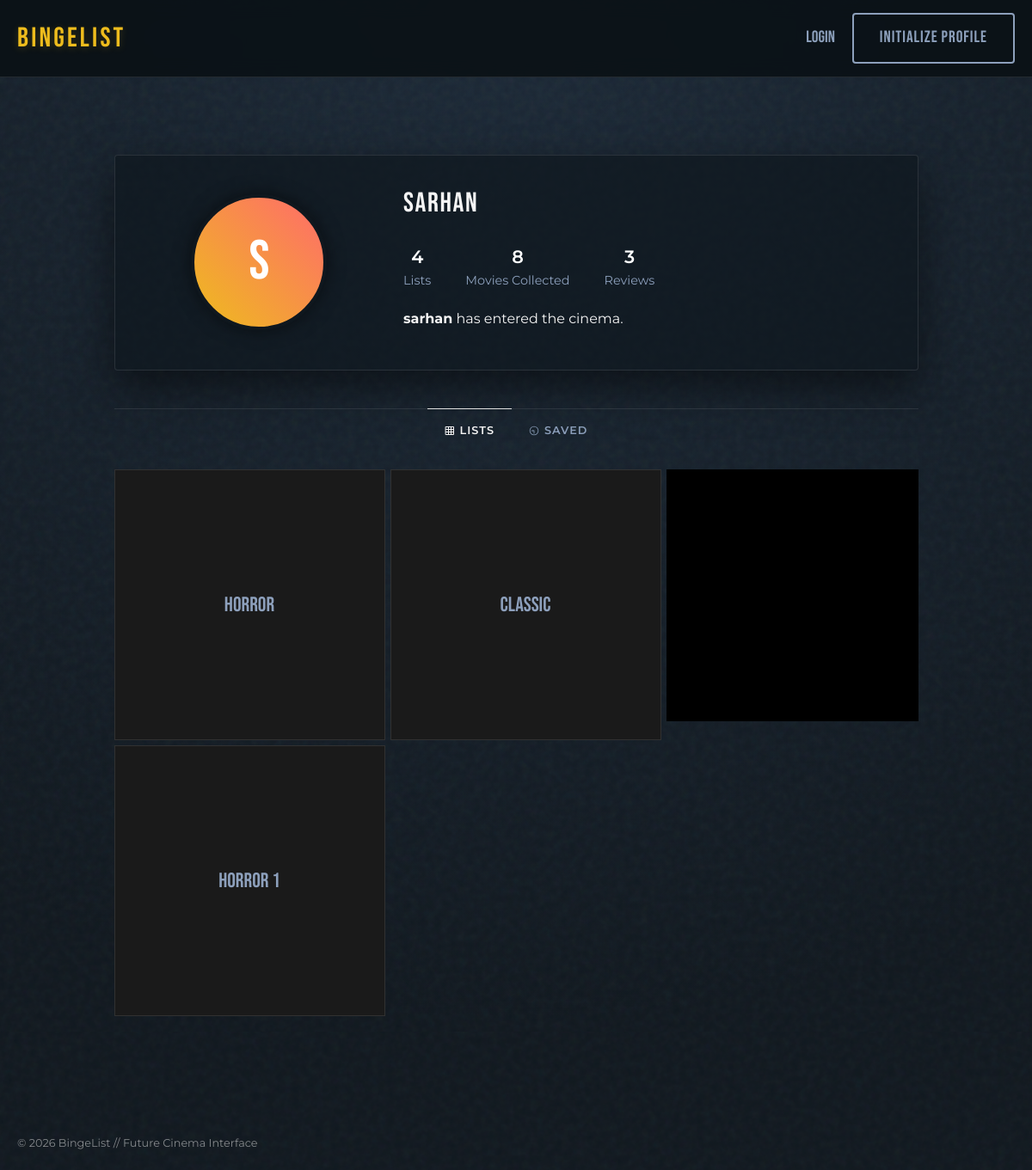
/profile/sarhan, run on the app's committed database.
### models.py (models this page shows, shortened)
class User(UserMixin, db.Model):
    id = db.Column(db.Integer, primary_key=True)
    username = db.Column(db.String(80), unique=True, nullable=False)
    avatar = db.Column(db.String(500), nullable=True) # Stores filename
    password = db.Column(db.String(120), nullable=False)
    movies = db.relationship('Movie', backref='owner', lazy=True)
    reviews = db.relationship('Review', backref='author', lazy=True)
    lists = db.relationship('MovieList', backref='owner', lazy=True)

class MovieList(db.Model):
    id = db.Column(db.Integer, primary_key=True)
    name = db.Column(db.String(100), nullable=False)
    description = db.Column(db.Text)
    cover_url = db.Column(db.String(500)) # Custom cover image URL
    user_id = db.Column(db.Integer, db.ForeignKey('user.id'), nullable=False)
    created_at = db.Column(db.DateTime, default=datetime.utcnow)
    movies = db.relationship('Movie', backref='movie_list', lazy=True)

### app.py (the view)
@app.route('/profile/<string:username>')
def profile(username):
    user = User.query.filter_by(username=username).first_or_404()
    lists_count = MovieList.query.filter_by(user_id=user.id).count()
    reviews_count = Review.query.filter_by(user_id=user.id).count()
    user_lists = MovieList.query.filter_by(user_id=user.id).all()
    list_ids = [l.id for l in user_lists]
    movies_count = Movie.query.filter(Movie.list_id.in_(list_ids)).count() if list_ids else 0
    return render_template('profile.html', user=user, lists_count=lists_count, reviews_count=reviews_count, movies_count=movies_count, lists=user_lists)

### app.py (called while the page is built)
@app.context_processor
def inject_user_lists():
    if current_user.is_authenticated:
        user_lists = MovieList.query.filter_by(user_id=current_user.id).all()
        return dict(user_lists=user_lists)
    return dict(user_lists=[])

### templates/profile.html (shortened to what this page needs)
{% extends "base.html" %}
{% block content %}
<div class="profile-container fade-in">
    <div class="profile-header glass-card">
        <div class="profile-avatar">
            <div class="avatar-circle">
                {% if user.avatar %}
                <img src="{{ url_for('static', filename=user.avatar) }}" alt="{{ user.username }}"
                    style="width: 100%; height: 100%; object-fit: cover; border-radius: 50%;">
                {% else %}
                <span>{{ user.username[0] | upper }}</span>
                {% endif %}
            </div>
        </div>
        <div class="profile-info">
            <div class="profile-top">
                <h2 class="username">{{ user.username }}</h2>
            </div>
            <div class="profile-stats">
                <div class="stat-item">
                    <span class="stat-count">{{ lists_count }}</span>
                    <span class="stat-label">Lists</span>
                </div>
                <div class="stat-item">
                    <span class="stat-count">{{ movies_count }}</span>
                    <span class="stat-label">Movies Collected</span>
                </div>
                <div class="stat-item">
                    <span class="stat-count">{{ reviews_count }}</span>
                    <span class="stat-label">Reviews</span>
                </div>
            </div>
            <div class="profile-bio">
                <p><strong>{{ user.username }}</strong> has entered the cinema.</p>
            </div>
        </div>
    </div>
    <div class="profile-tabs">
        <div class="tab active">
            <span>LISTS</span>
        </div>
        <div class="tab">
            <span>SAVED</span>
        </div>
    </div>
    <div class="profile-grid">
        {% for list in lists %}
        <div class="grid-item">
            <a href="{{ url_for('view_list', list_id=list.id) }}" class="grid-link">
                {% if list.cover_url %}
                <img src="{{ list.cover_url }}" alt="{{ list.name }}">
                {% else %}
                <div class="grid-placeholder">
                    <span>{{ list.name }}</span>
                </div>
                {% endif %}
            </a>
        </div>
        {% else %}
        <div class="no-content">
            <p>No lists created yet.</p>
        </div>
        {% endfor %}
    </div>
</div>
{% endblock %}

### static/css/style.css (style rules this page uses)
:root { --bg-dark: #0f171e; --bg-darker: #0b1116; --primary-gold: #eebc1d; --accent-red: #e50914; --text-main: #f5f5f5; --text-muted: #8da0bc; --glass-bg: rgba(15, 23, 30, 0.7); --glass-border: rgba(255, 255, 255, 0.1); --neon-blue: #00cefc; }
body { background-color: var(--bg-dark); color: var(--text-main); font-family: 'Montserrat', sans-serif; margin: 0; min-height: 100vh; line-height: 1.6; }
h1, h2, h3, h4, .btn { font-family: 'Bebas Neue', sans-serif; letter-spacing: 0.05em; text-transform: uppercase; }
h2 { font-size: 2.5rem; color: white; }
a { color: var(--primary-gold); text-decoration: none; transition: all 0.3s ease; }
.glass-card { background: var(--glass-bg); backdrop-filter: blur(20px); -webkit-backdrop-filter: blur(20px); border: 1px solid var(--glass-border); border-radius: 4px; padding: 30px; box-shadow: 0 20px 50px rgba(0, 0, 0, 0.5); transition: transform 0.4s ease, border-color 0.4s ease; }
.fade-in { animation: fadeIn 0.8s ease-out forwards; }
.profile-container { max-width: 935px; margin: 30px auto; padding: 20px; color: var(--text-main); }
.profile-header { display: flex; align-items: center; margin-bottom: 44px; padding: 30px; }
.profile-avatar { flex-grow: 1; display: flex; justify-content: center; margin-right: 30px; }
.avatar-circle { width: 150px; height: 150px; border-radius: 50%; background: linear-gradient(45deg, var(--primary-gold), #ff6b6b); display: flex; align-items: center; justify-content: center; font-size: 4rem; font-family: 'Bebas Neue', sans-serif; color: white; box-shadow: 0 0 20px rgba(0, 0, 0, 0.5); border: 4px solid var(--bg-dark); }
.profile-info { flex-grow: 2; }
.profile-top { display: flex; align-items: center; margin-bottom: 20px; }
.username { font-size: 2rem; font-weight: 300; margin: 0; margin-right: 20px; color: var(--text-main); text-shadow: none; }
.profile-stats { display: flex; margin-bottom: 20px; font-size: 1.1rem; }
.stat-item { margin-right: 40px; display: flex; flex-direction: column; align-items: center; }
.stat-count { font-weight: 600; color: white; font-size: 1.3rem; }
.stat-label { color: var(--text-muted); font-size: 0.9rem; }
.profile-bio { font-size: 1rem; color: var(--text-main); }
.profile-tabs { border-top: 1px solid var(--glass-border); display: flex; justify-content: center; margin-bottom: 20px; }
.profile-tabs .tab { display: flex; align-items: center; margin-top: -1px; padding: 15px 20px; cursor: pointer; color: var(--text-muted); border-top: 1px solid transparent; transition: all 0.3s ease; text-transform: uppercase; font-size: 0.8rem; letter-spacing: 1px; font-weight: 600; }
.profile-tabs .tab.active { border-top: 1px solid var(--text-main); color: var(--text-main); }
.profile-tabs .tab svg { margin-right: 6px; }
.profile-tabs .tab.active svg { color: var(--text-main) !important; fill: var(--text-main) !important; }
.profile-grid { display: grid; grid-template-columns: repeat(3, 1fr); gap: 28px; }
.grid-item { position: relative; aspect-ratio: 1 / 1; background: #000; cursor: pointer; }
.grid-link { display: block; width: 100%; height: 100%; }
.grid-placeholder { width: 100%; height: 100%; background: #1a1a1a; display: flex; align-items: center; justify-content: center; color: var(--text-muted); font-family: 'Bebas Neue', sans-serif; font-size: 1.5rem; text-align: center; padding: 10px; border: 1px solid var(--glass-border); }

### data on the page
User: username "S", username "SARHAN", username "sarhan"
MovieList: name "horror"
MovieList: name "classic"
MovieList: name "horror 1"

### other printed values
{{ lists_count }} "4"
{{ movies_count }} "8"
{{ reviews_count }} "3"
